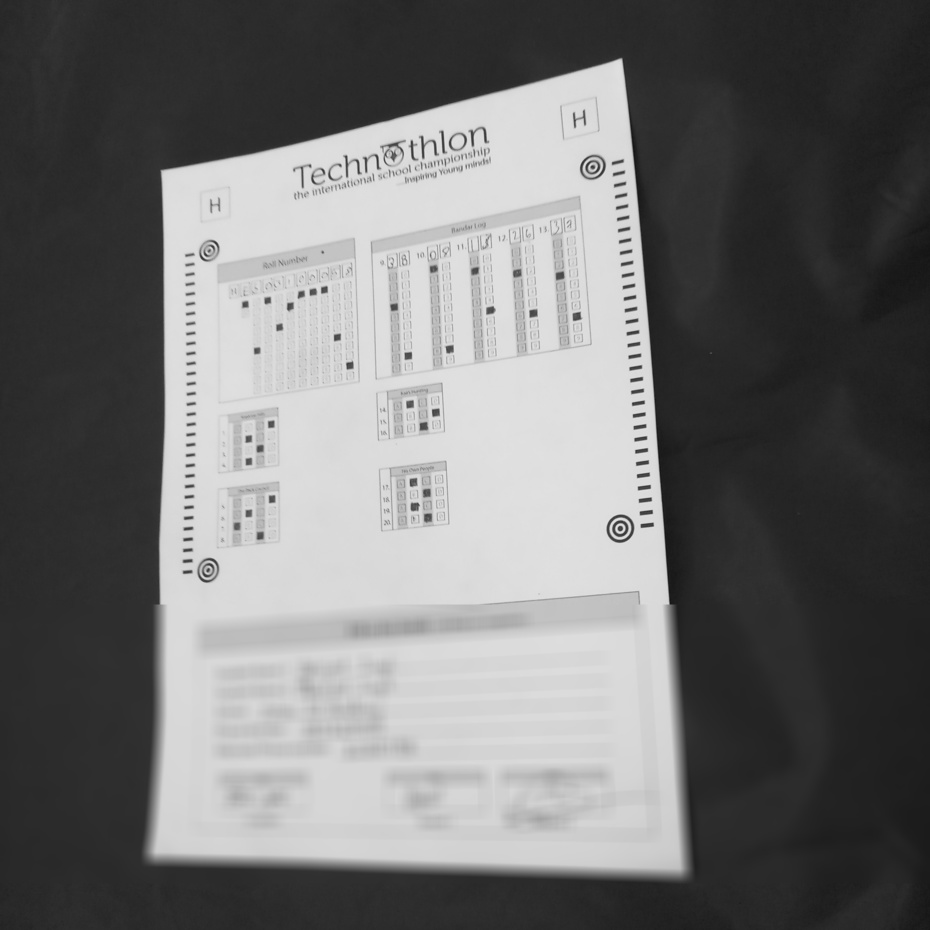
#> input picture inputs/Test/samples/sample1/OMR_Files/CityName/HE/persp_angle.jpg, 930 x 930 px
$ python -i utils.py   (imports and definitions only)   (older library calls are emulated)
#> lines starting #> are read from the running program, lines starting #| are printed output that depends on the picture; after the words box and inside, x2 and y2 are one past the last pixel; in counts of white or black regions, pixels touching at a corner belong together
### template.py
"""

Designed and Developed by-
Udayraj Deshmukh
https://github.com/Udayraj123

"""
import cv2
import json
import numpy as np
from globals import *

### Coordinates Part ###
class Pt():
    """
    Container for a Point Box on the OMR
    """
    """
    qNo is the question's property-
    It can be used as a roll number column as well. (eg roll1)
    It can also correspond to a single digit of integer type Q (eg q5d1)
    """
    def __init__(self, pt, qNo, qType, val):
        self.x=pt[0]
        self.y=pt[1]
        self.qNo=qNo
        self.qType=qType
        self.val=val

class QBlock():
    def __init__(self, dims, key, orig, traverse_pts):
        # dims = (width, height)
        self.dims = dims
        self.key = key
        self.orig = orig
        self.traverse_pts = traverse_pts
        # will be set when using
        self.shift = 0

qtype_data = {
    'QTYPE_MED':{
        'vals' : ['E','H'],
        'orient':'V'
    },
    'QTYPE_ROLL':{
        'vals':range(10),
        'orient':'V'
    },
    'QTYPE_INT':{
        'vals':range(10),
        'orient':'V'
    },
    'QTYPE_MCQ4':{
        'vals' : ['A','B','C','D'],
        'orient':'H'
    },
    'QTYPE_MCQ5':{
        'vals' : ['A','B','C','D','E'],
        'orient':'H'
    },
    # Add custom question types here-
}

class Template():
    def __init__(self, jsonObj):
        self.QBlocks = []
        # throw exception on key not exist
        self.dims = jsonObj["Dimensions"]
        self.bubbleDims = jsonObj["BubbleDimensions"]
        self.concats = jsonObj["Concatenations"]
        self.singles = jsonObj["Singles"]

    # Expects bubbleDims to be set already
    def addQBlocks(self, key, rect):
        assert(self.bubbleDims != [-1, -1])
        # keyword arg unpacking followed by named args
        self.QBlocks += genGrid(self.bubbleDims, key, **rect,**qtype_data[rect['qType']])
        # self.QBlocks.append(QBlock(rect.orig, calcQBlockDims(rect), maketemplate(rect)))

def genQBlock(bubbleDims, QBlockDims, key, orig, qNos, gaps, vals, qType, orient):
    """
    Input:
    orig - start point
    qNo  - a qNos tuple
    gaps - (gapX,gapY) are the gaps between rows and cols in a block
    vals - a 1D array of values of each alternative for a question

    Output:
    // Returns set of coordinates of a rectangular grid of points
    Returns a QBlock containing array of Qs and some metadata?!

    Ref:
        1 2 3 4
        1 2 3 4
        1 2 3 4

        (q1, q2, q3)

        00
        11
        22
        33
        44

        (q1.1,q1.2)

    """
    H, V = (0,1) if(orient=='H') else (1,0)
    # orig[0] += np.random.randint(-6,6)*2 # test random shift
    Qs=[]
    traverse_pts = []
    o = orig.copy()
    for q in range(len(qNos)):
        pt = o.copy()
        pts = []
        for v in range(len(vals)):
            pts.append(Pt(pt.copy(),qNos[q],qType,vals[v]))
            pt[H] += gaps[H]
        pt[H] += bubbleDims[H] - gaps[H]
        pt[V] += bubbleDims[V]
        #TODO- make a mini object for this
        traverse_pts.append(([o.copy(), pt.copy()], pts))
        o[V] += gaps[V]

    # Pass first three args as is. only append 'traverse_pts'
    return QBlock(QBlockDims, key, orig, traverse_pts)

def genGrid(bubbleDims, key, qType, orig, bigGaps, gaps, qNos, vals, orient='V'):
    """
    Entrada (diretamente passável dos parâmetros JSON):
    bubbleDims - dimesions do único QBox
    ponto de origem
    qNos - uma matriz de tuplas qNos (veja abaixo) que se alinham com a dimensão da grande grade (gridDims extraídos daqui)


     - (bigGapX, bigGapY) são as lacunas entre os blocos
    lacunas - (gapX, gapY) são as lacunas entre linhas e cols em um bloco
    vals - uma matriz 1D de valores de cada alternativa para uma pergunta
    orient - A maneira de organizar os vals (vertical ou horizontal)

    Saída:
    // Retorna uma matriz de objetos Q (tendo seus pontos) organizados em uma grade retangular
    Retorna a grade de objetos QBlock

                                00 00 00 00
   Q1 1 2 3 4 1 2 3 4 11 11 11 11
   Q2 1 2 3 4 1 2 3 4 22 22 22 22 1234567
   Q3 1 2 3 4 1 2 3 4 33 33 33 33 1234567
                                44 44 44 44
                            , 55 55 55 55, 1234567 e muitas mais possibilidades!
   Q7 1 2 3 4 1 2 3 4 66 66 66 66 1234567
   Q8 1 2 3 4 1 2 3 4 77 77 77 77
   Q9 1 2 3 4 1 2 3 4 88 88 88 88
                                99 99 99 99

TODO: Update this part, add more examples like-
    Q1  1 2 3 4

    Q2  1 2 3 4
    Q3  1 2 3 4

    Q4  1 2 3 4
    Q5  1 2 3 4

    MCQ type (orient='H')-
        [
            [(q1,q2,q3),(q4,q5,q6)]
            [(q7,q8,q9),(q10,q11,q12)]
        ]

    INT type (orient='V')-
        [
            [(q1d1,q1d2),(q2d1,q2d2),(q3d1,q3d2),(q4d1,q4d2)]
        ]

    ROLL type-
        [
            [(roll1,roll2,roll3,...,roll10)]
        ]

    """
    gridData = np.array(qNos)
    # print(gridData.shape, gridData)
    if(0 and len(gridData.shape)!=3 or gridData.size==0): # product of shape is zero
        print("Error(genGrid): Invalid qNos array given:", gridData.shape, gridData)
        exit(0)
        return []

    # ^4ENDUSER should also validate no overlap of rect points somehow?!

    """
    orient = 'H'
    numVals = 4
    [
    [["q1", "q2", "q3", "q4"], ["q5", "q6", "q7", "q8"]],
    [["q9", "q10", "q11", "q12"], ["q13", "q14", "q15", "q16"]]
    ]

    q1          q9
    q2          q10
    q3          q11
    q4          q12

    q5          q13
    q6          q14
    q7          q15
    q8          q16
    """

    orig = np.array(orig)
    numQsMax = max([max([len(qb) for qb in row]) for row in gridData])

    numDims = [numQsMax, len(vals)]

    QBlocks=[]

    # **Simple is powerful**
    # H and V are named with respect to orient == 'H', reverse their meaning when orient = 'V'
    H, V = (0,1) if(orient=='H') else (1,0)

    # print(orig, numDims, gridData.shape, gridData)
    # orient is also the direction of making QBlocks

    # print(key, numDims, orig, gaps, bigGaps, origGap )
    qStart = orig.copy()

    origGap = [0, 0]

    # Usually single row
    for row in gridData:
        qStart[V] = orig[V]

        # Usually multiple qTuples
        for qTuple in row:
            # Update numDims and origGaps
            numDims[0] = len(qTuple)
            # bigGaps is indep of orientation
            origGap[0] = bigGaps[0] + (numDims[V]-1)*gaps[H]
            origGap[1] = bigGaps[1] + (numDims[H]-1)*gaps[V]
            # each qTuple will have qNos
            QBlockDims = [
                # width x height in pixels
                gaps[0] * (numDims[V]-1) + bubbleDims[H],
                gaps[1] * (numDims[H]-1) + bubbleDims[V]
            ]
            # WATCH FOR BLUNDER(use .copy()) - qStart was getting passed by reference! (others args read-only)
            QBlocks.append(genQBlock(bubbleDims, QBlockDims, key, qStart.copy(),qTuple,gaps,vals,qType,orient))
            # Goes vertically down first
            qStart[V] += origGap[V]
        qStart[H] += origGap[H]
    return QBlocks

# The utility for GUI
# [4 lines left out: function calcGaps, not called in this run]

def read_template(filename):
#> called with filename = 'inputs/H_template.json'
    with open(filename, "r") as f:
#> (reads inputs/H_template.json from the repository)
        return json.load(f)


templJSON={
#'J' : read_template("inputs/J_template.json"),
'H' : read_template("inputs/H_template.json")
}
TEMPLATES={}

for squad in templJSON.keys():
    TEMPLATES[squad] = Template(templJSON[squad])
    for k, QBlocks in templJSON[squad].items():
        if(k not in ["Dimensions","BubbleDimensions","Concatenations","Singles"]):
            # Add QBlock to array of grids
            TEMPLATES[squad].addQBlocks(k, QBlocks)
#> further down, picture is the input picture: shape (930, 930, 3); min 19, max 232, mean 113.8

### utils.py
"""

Designed and Developed by-
Udayraj Deshmukh
https://github.com/Udayraj123

"""
from globals import *

# In[62]:
import re
import os
import sys
import cv2
import glob
import imutils
import numpy as np
import pandas as pd
import matplotlib.pyplot as plt
plt.rcParams['figure.figsize'] = (10.0, 8.0)

from template import *
from random import randint
from time import localtime,strftime,time
# from skimage.filters import threshold_adaptive


# [30 lines not run here, left out]


# In[64]:
# [4 lines left out: function waitQ, not called in this run]

def normalize_util(img, alpha=0, beta=255):
#> called with alpha = 0, beta = 255
    return cv2.normalize(img, alpha, beta, norm_type=cv2.NORM_MINMAX)#, dtype=cv2.CV_32F)

# [19 lines left out: functions normalize_hist, resize_util, resize_util_h, not called in this run]

### Image Template Part ###
# TODO : Create class to put these into
# [1 line not run here, left out]
# [1 line that did not run here, left out]
# [1 line that did not run here, left out]
#marker = cv2.normalize(marker, None, alpha=0, beta=255, norm_type=cv2.NORM_MINMAX)
# marker_eroded_sub = marker-cv2.erode(marker,None)
# [1 line that did not run here, left out]
# [4 lines of commented-out code are left out]
### //Image Template Part ###

# [128 lines left out: functions show, putLabel, drawTemplateLayout, getPlotImg, order_points, four_point_transform, not called in this run]

def dist(p1,p2):
    return np.linalg.norm(np.array(p1)-np.array(p2))
def getslope(pt1,pt2):
    return float(pt2[1]-pt1[1])/float(pt2[0]-pt1[0])
# [5 lines left out: function check_min_dist, not called in this run]

def get_reflection(pt, pt1,pt2):
    pt, pt1,pt2 = tuple(map(lambda x:np.array(x,dtype=float),[pt, pt1,pt2]))
    return (pt1 + pt2) - pt
def printbuf(x):
    sys.stdout.write(str(x))
    sys.stdout.write('\r')

# [12 lines left out: function get_fourth_pt, not called in this run]

def angle(p1, p2, p0):
    dx1 = float(p1[0] - p0[0])
    dy1 = float(p1[1] - p0[1])
    dx2 = float(p2[0] - p0[0])
    dy2 = float(p2[1] - p0[1])
    return (dx1 * dx2 + dy1 * dy2) / np.sqrt((dx1 * dx1 + dy1 * dy1) * (dx2 * dx2 + dy2 * dy2) + 1e-10);


def checkMaxCosine(approx):
    # assumes 4 pts present
    maxCosine = 0
    minCosine = 1.5
    for i in range(2, 5):
        cosine  = abs(angle(approx[i % 4], approx[i - 2], approx[i - 1]));
        maxCosine = max(cosine, maxCosine);
        minCosine = min(cosine, minCosine);
    # TODO add to plot dict
    # print(maxCosine)
    if(maxCosine >= 0.35):
        print('Quadrilateral is not a rectangle.')
        return False
    return True;

def validateRect(approx):
    # TODO: add logic from app?!
    return len(approx)==4 and checkMaxCosine(approx.reshape(4,2))

# [11 lines left out: function auto_canny, not called in this run]


def resetSaveImg(key):
    global saveImgList
    saveImgList[key] = []

def appendSaveImg(key,img):
    if(saveimglvl >= int(key)):
        global saveImgList
        if(key not in saveImgList):
            saveImgList[key] = []
        saveImgList[key].append(img.copy())

def findPage(image_norm):
    # Done: find ORIGIN for the quadrants
    # Done, Auto tune! : Get canny parameters tuned (https://www.pyimagesearch.com/2015/04/06/zero-parameter-automatic-canny-edge-detection-with-python-and-opencv/)


    image_norm = normalize_util(image_norm)
    ret, image_norm = cv2.threshold(image_norm,200,255,cv2.THRESH_TRUNC)
    image_norm = normalize_util(image_norm)
#> call 2 of normalize_util, with alpha = 0, beta = 255
#> in normalize_util (call 2), `return cv2.normalize(img, alpha, beta, norm_type=cv2.NORM_MINMAX)#, dt..`:
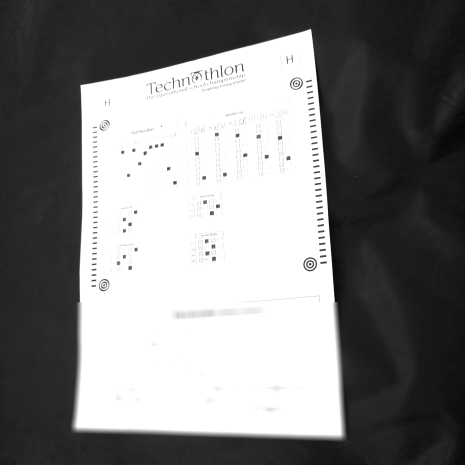
#> returned value: shape (930, 930, 3) (shown at 1/2 size); min 0, max 255, mean 128.4

    appendSaveImg(1,image_norm)

    # kernel = cv2.getStructuringElement(cv2.MORPH_RECT, (3, 10))
    kernel = cv2.getStructuringElement(cv2.MORPH_RECT, (10, 10))
    """
    # Closing is reverse of Opening, Dilation followed by Erosion.
    A pixel in the original image (either 1 or 0) will be considered 1 only if all the pixels
    under the kernel is 1, otherwise it is eroded (made to zero).
    """
    # Close the small holes, i.e. Complete the edges on canny image
    closed = cv2.morphologyEx(image_norm, cv2.MORPH_CLOSE, kernel)
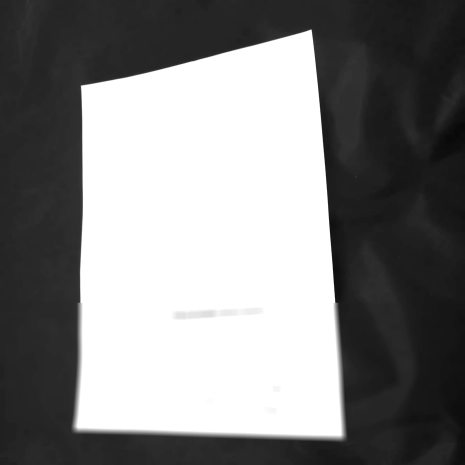
#> closed: shape (930, 930, 3) (shown at 1/2 size); min 9, max 255, mean 130.4

    appendSaveImg(1,closed)

    edge = cv2.Canny(closed, 185, 55)
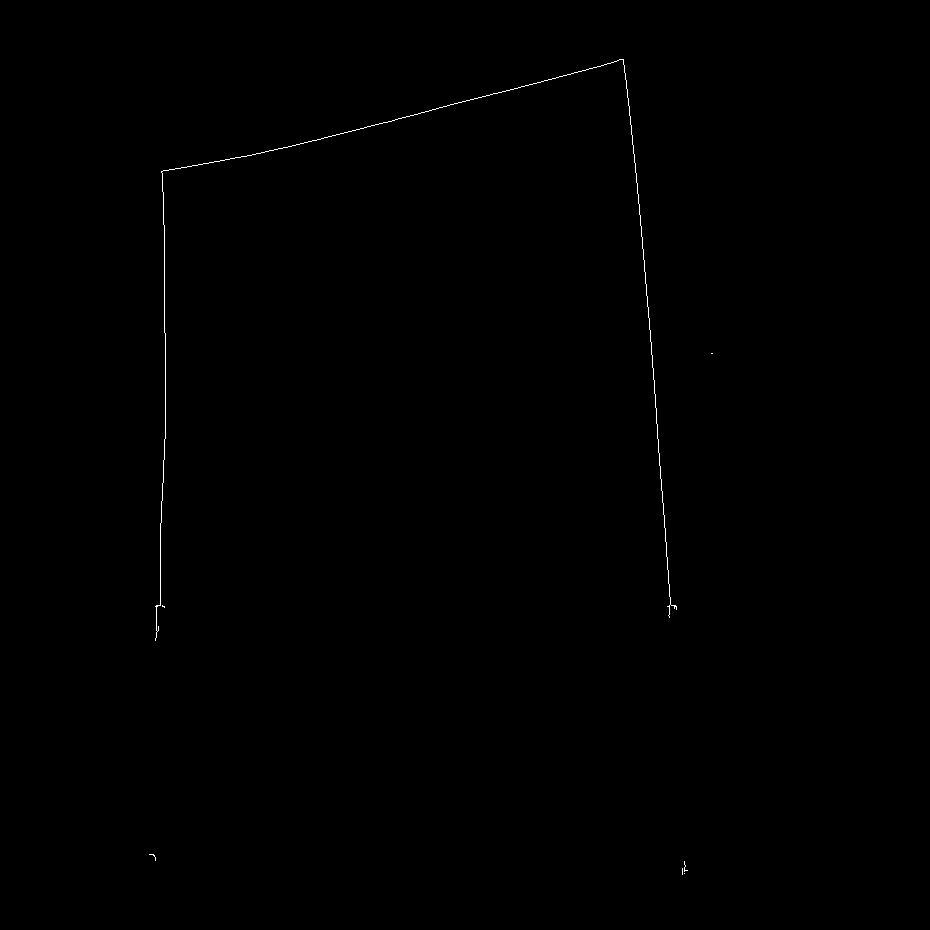
#> edge: shape (930, 930); 0.18% white in thin lines or dots, all inside (x1, y1, x2, y2) = (149, 59, 713, 875)

    # findContours returns outer boundaries in CW and inner boundaries in ACW order.
    cnts = imutils.grab_contours(cv2.findContours(edge, cv2.RETR_LIST, cv2.CHAIN_APPROX_SIMPLE))
#> cnts = 7 contours, all with area under 20
    # hullify to resolve disordered curves due to noise
    cnts = [cv2.convexHull(c) for c in cnts]
#> cnts = 7 contours, 6 with area under 20; largest, box (x1, y1, x2, y2) and area: (155, 59, 677, 641) 255209
    cnts = sorted(cnts, key=cv2.contourArea, reverse=True)[:5]
#> cnts = 5 contours, 4 with area under 20; largest, box (x1, y1, x2, y2) and area: (155, 59, 677, 641) 255209
    sheet = []
    for c in cnts:
        if cv2.contourArea(c) < MIN_PAGE_AREA:
            continue
        peri = cv2.arcLength(c,True)
        # ez algo - https://en.wikipedia.org/wiki/Ramer–Douglas–Peucker_algorithm
        approx = cv2.approxPolyDP(c, epsilon = 0.025 * peri, closed = True)
        # print("Area",cv2.contourArea(c), "Peri", peri)

        # check its rectangle-ness:
        if(validateRect(approx)):
            sheet = np.reshape(approx,(4,-1))
            cv2.drawContours(image_norm, [approx], -1, (0,255, 0), 2)
            cv2.drawContours(edge, [approx], -1, (255,255,255), 10)
            break
#> this loop made 1 pass
#> (peri, sheet) on pass 1: (2022.3, [[676, 609], [155, 640], [161, 171], [623, 59]])
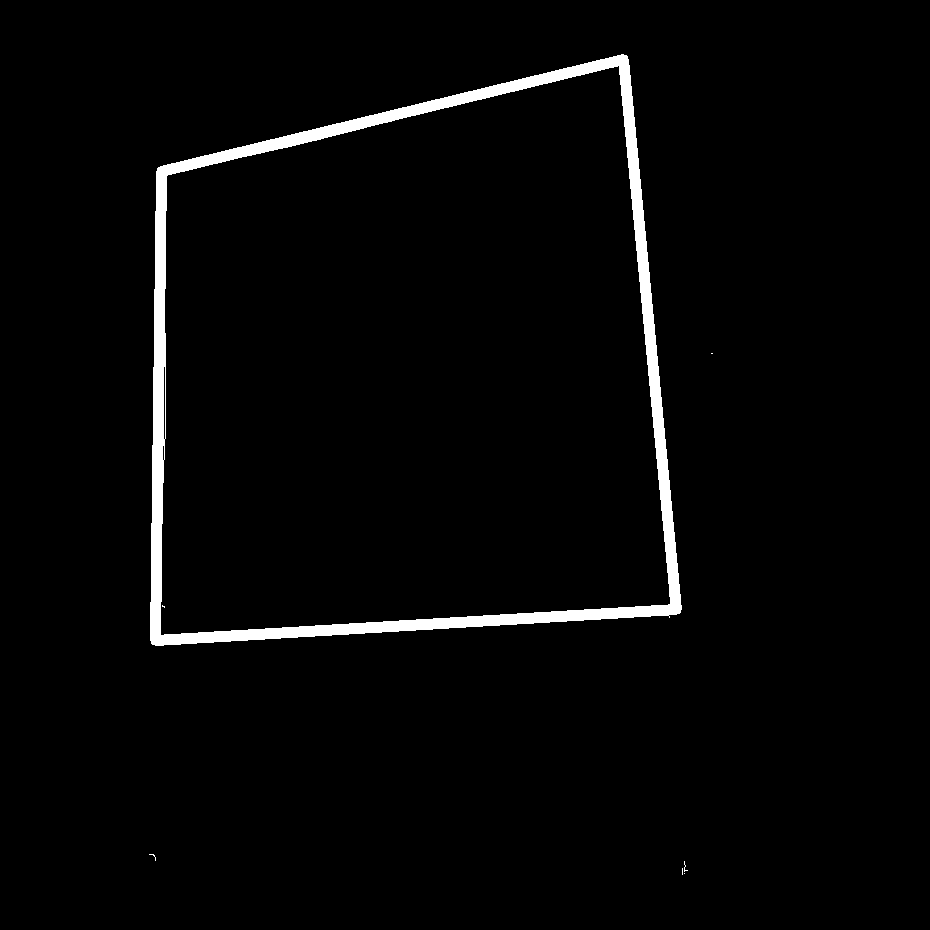
#> edge: shape (930, 930); 2.6% white; 7 white regions (6 under 20 px), largest, box (x1, y1, x2, y2) and area: (150, 54, 682, 646) 22283
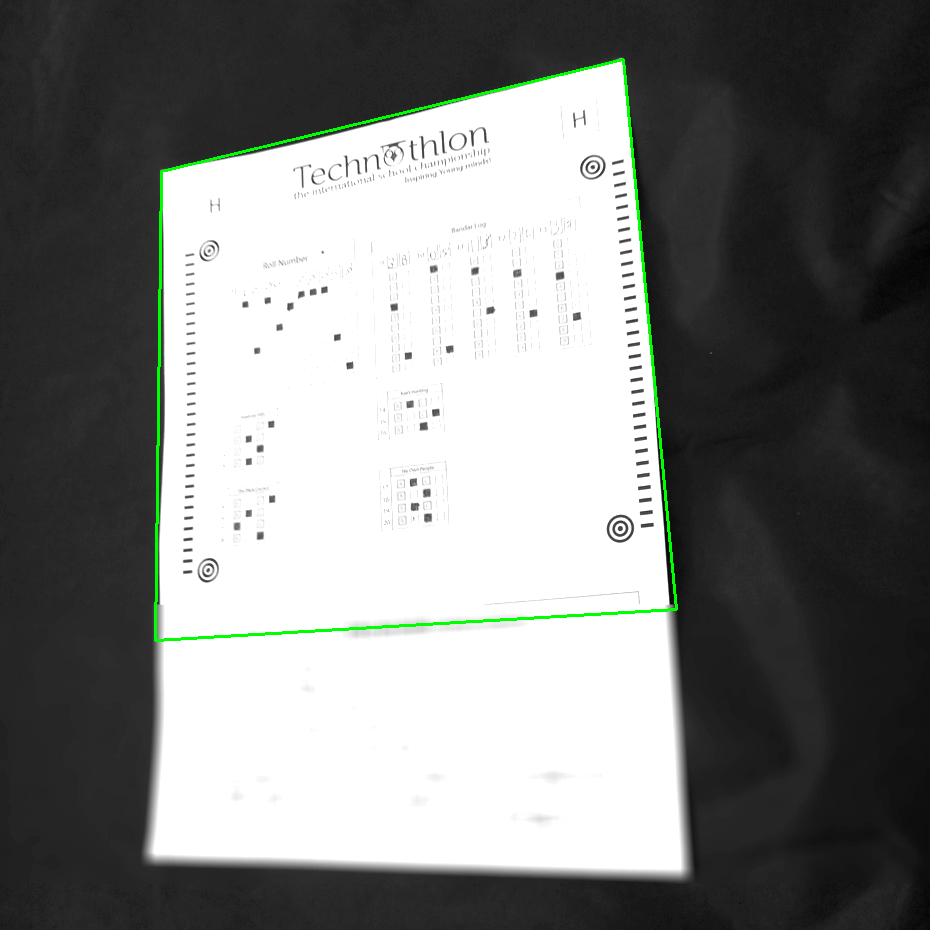
#> image_norm: shape (930, 930, 3); 0.69% of pixels changed, all inside (x1, y1, x2, y2) = (154, 58, 678, 642); drawn as B, G, R
        # [5 lines of commented-out code are left out]

    appendSaveImg(1,edge)
    return sheet


# Resizing the marker within scaleRange at rate of descent_per_step to find the best match.
# [39 lines left out: functions getBestMatch, adjust_gamma, not called in this run]

clahe = cv2.createCLAHE(clipLimit=5.0, tileGridSize=(8,8))
#TODO Fill these for stats
thresholdCircles=[]
badThresholds=[]
veryBadPoints=[]

# [282 lines left out: functions getROI, getGlobalThreshold, getLocalThreshold, not called in this run]

# [14 lines of commented-out code are left out]

def saveImg(path, final_marked):
    print('Saving Image to '+path)
    cv2.imwrite(path,final_marked)

# [333 lines left out: functions readResponse, saveOrShowStacks, not called in this run]

"""
# [8 lines of commented-out code are left out]

"""

>>> import cv2
>>> picture = cv2.imread('inputs/Test/samples/sample1/OMR_Files/CityName/HE/persp_angle.jpg')
>>> result = findPage(picture)
#> result = [[676, 609], [155, 640], [161, 171], [623, 59]]
